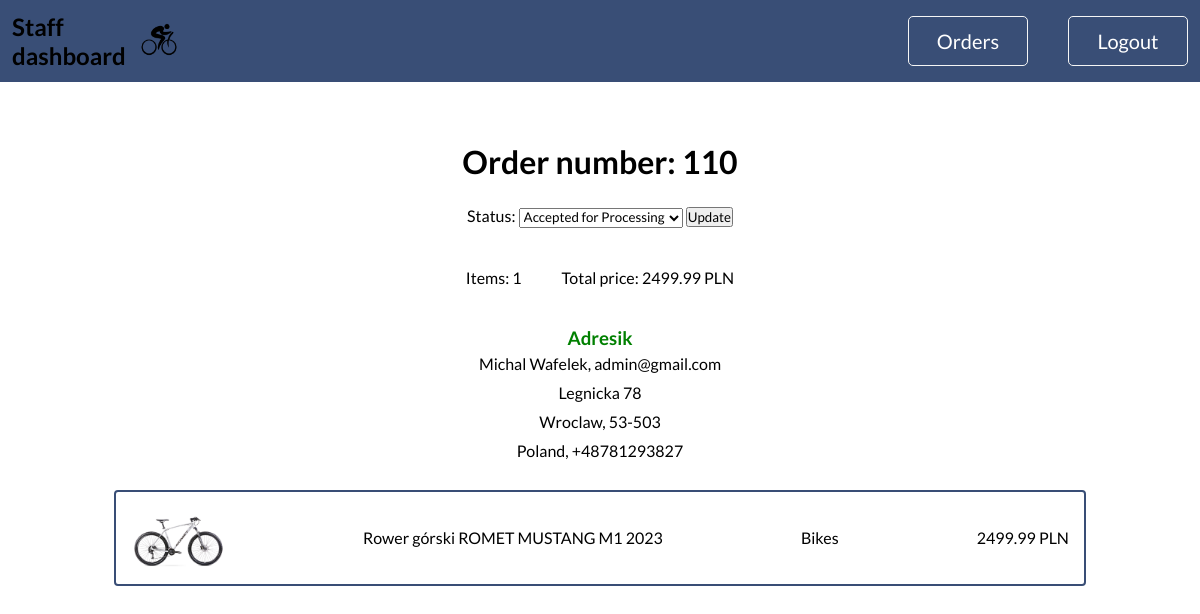
Page /staff/order/110 (signed in) on the committed database.
### shop/models.py (models this page shows, shortened)
class Order(models.Model):
    STATUS_CHOICES = (
        ('accepted', 'Accepted for Processing'),
        ('shipped', 'Shipped'),
        ('delivered', 'Delivered'),
    )
    address = models.ForeignKey(Address, on_delete=models.CASCADE)
    items = models.ManyToManyField(Product)
    user = models.ForeignKey(User, on_delete=models.CASCADE)
    status = models.CharField(max_length=20, choices=STATUS_CHOICES, default='accepted')
    total_items = models.PositiveIntegerField(default=0)
    total_price = models.DecimalField(max_digits=10, decimal_places=2, default=0)

class Product(models.Model):
    title = models.CharField(max_length=100, unique=True)
    description = models.TextField()
    price = models.DecimalField(max_digits=10, decimal_places=2)
    category = models.ForeignKey(Category, on_delete=models.CASCADE)
    image = models.ImageField(upload_to=upload_to_path)
    class Meta:
        verbose_name_plural = 'Product'

class Category(models.Model):
    name = models.CharField(max_length=50, unique=True)
    description = models.TextField()
    def __str__(self):
        return self.name
    class Meta:
        verbose_name_plural = 'Category'

### users/models.py (models this page shows, shortened)
class Address(models.Model):
    name = models.CharField(max_length=50, unique=True)
    first_name = models.CharField(max_length=30)
    last_name = models.CharField(max_length=30)
    street = models.CharField(max_length=100)
    house = models.CharField(max_length=10)
    apartment = models.CharField(max_length=10, blank=True, null=True)
    postal_code = models.CharField(max_length=10)
    city = models.CharField(max_length=50)
    country = models.CharField(max_length=20)
    phone = PhoneNumberField(unique=True)
    user = models.ForeignKey(User, on_delete=models.CASCADE)

### staff/views.py (the view, shortened to what this page needs)
# urls.py: path('order/<int:pk>', OrderView.as_view(), name='order'),
class OrderView(LoginView, UserPassesTestMixin, DetailView):
    model = Order
    template_name = 'staff/order.html'
    context_object_name = 'order'
    def test_func(self):
        return self.request.user.is_staff
    def get_queryset(self):
        pk = self.kwargs['pk']
        return Order.objects.filter(pk=pk)
    def get_context_data(self, **kwargs):
        context = super().get_context_data(**kwargs)
        context['form'] = OrderStatusForm(instance=self.object)
        return context

### staff/forms.py
class OrderStatusForm(forms.ModelForm):
    status = forms.ChoiceField(choices=Order.STATUS_CHOICES, widget=forms.Select(attrs={'class': 'form-control'}))
    class Meta:
        model = Order
        fields = ['status']

### shop/context_processors.py (called while the page is built)
def products(request):
    categories = Category.objects.exclude(name="Bikes")
    bikes_category = Category.objects.get(name="Bikes")
    return {'categories': categories, 'bikes_category': bikes_category}

### templates/staff/order.html (shortened to what this page needs)
{% extends "base_staff.html" %}
{% block content %}
<div class="cart">
    <h1 style="margin-bottom: 25px;">Order number: {{ order.id }}</h1>
    <form method="post">Status:
        {{ form.status }}
        <button type="submit">Update</button>
    </form>
    <div class="order-base-info">
        <p>Items: {{ order.total_items }}</p>
        <p>Total price: {{ order.total_price }} PLN</p>
    </div>
    <div class="order-order-address">
        <h3>{{ order.address.name }}</h3>
        <p>{{ order.address.first_name }} {{ order.address.last_name }}, {{ order.user.email}}</p>
        <p>{{ order.address.street }} {{ order.address.house }} {% if order.address.apartment%}/ {{ order.address.apartment }} {% endif %}</p>
        <p>{{ order.address.city }}, {{ order.address.postal_code }}</p>
        <p>{{ order.address.country }}, {{ order.address.phone }}</p>
    </div>
    <ul>
        {% for item in order.items.all %}
            <li>
                <div class="cart-element">
                    <img src="{{ item.image.url }}" alt="">
                    <p>{{ item.title }}</p>
                    <p>{{ item.category }}</p>
                    <p>{{ item.price }} PLN</p>
                </div>
            </li>
        {% endfor %}
    </ul>
</div>
{% endblock content %}

### static/css/style.css (style rules this page uses)
* { margin: 0; padding: 0; box-sizing: border-box; font-family: 'Lato', sans-serif; }
body { background-color: #ffffff; }
ul { list-style-type: none; padding: 0; margin: 0; }
.cart { text-align: center; display: flex; flex-direction: column; margin: 5% auto; width: 90%; }
.cart-element { width: 90%; margin: 10px auto; border: 2px solid #394E76; padding: 15px; display: flex; justify-content: space-between; align-items: center; border-radius: 4px; }
.cart-element img { width: 10%; height: 10%; justify-content: left; }
.order-base-info { display:flex; margin: auto; padding: 20px; }
.order-base-info p { padding: 20px; }
.order-order-address { margin-bottom: 15px; }
.order-order-address h3 { color: green; }
.order-order-address p { padding: 5px; }

### rows in the picture
Order: id "110", status "Accepted for Processing", total_items "1", total_price "2499.99", address.name "Adresik", address.first_name "Michal", address.last_name "Wafelek", user.email "admin@gmail.com", address.street "Legnicka", address.house "78", address.city "Wroclaw", address.postal_code "53-503", address.country "Poland", address.phone "+48781293827"
Product: image (picture), title "Rower górski ROMET MUSTANG M1 2023", category "Bikes", price "2499.99"
